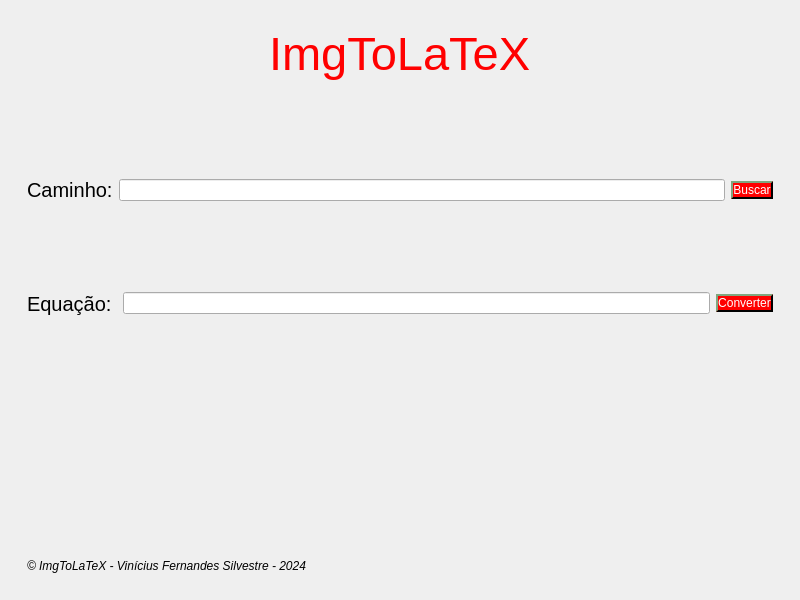
<?xml version="1.0" encoding="UTF-8"?>
<ui version="4.0">
 <class>MainWindow</class>
 <widget class="QMainWindow" name="MainWindow">
  <property name="geometry">
   <rect>
    <x>0</x>
    <y>0</y>
    <width>800</width>
    <height>600</height>
   </rect>
  </property>
  <property name="windowTitle">
   <string>MainWindow</string>
  </property>
  <property name="styleSheet">
   <string notr="true">background-color: white;

QLineEdit:{
	background-color: rgb(0, 79, 0);
	border-top: 2px solid rgb(127, 167, 127);
	border-left: 2px solid rgb(127, 167, 127);

	border-bottom: 2px solid rgb(0, 0, 0);
	border-right: 2px solid rgb(0, 0, 0);
}

QPushButton{
	background-color: rgb(0, 79, 0);

	border-top: 1.5px solid rgb(127, 167, 127);
	border-left: 1.5px solid rgb(127, 167, 127);

	border-bottom: 1.5px solid rgb(0, 0, 0);
	border-right: 1.5px solid rgb(0, 0, 0);

	
	font: 12pt &quot;Helvetica&quot;;
	text-align:center;
}</string>
  </property>
  <widget class="QWidget" name="centralwidget">
   <layout class="QGridLayout" name="gridLayout">
    <item row="0" column="0">
     <widget class="QWidget" name="widget" native="true">
      <layout class="QGridLayout" name="gridLayout_2">
       <item row="3" column="0">
        <widget class="QWidget" name="baixo" native="true">
         <layout class="QHBoxLayout" name="horizontalLayout_3">
          <item>
           <widget class="QLabel" name="label_2">
            <property name="font">
             <font>
              <pointsize>15</pointsize>
             </font>
            </property>
            <property name="text">
             <string>Equação: </string>
            </property>
           </widget>
          </item>
          <item>
           <widget class="QLineEdit" name="linha2"/>
          </item>
          <item>
           <widget class="QPushButton" name="convert">
            <property name="styleSheet">
             <string notr="true">background-color: red;
color: white </string>
            </property>
            <property name="text">
             <string>Converter</string>
            </property>
           </widget>
          </item>
         </layout>
        </widget>
       </item>
       <item row="1" column="0">
        <widget class="QWidget" name="header" native="true">
         <property name="styleSheet">
          <string notr="true">color: red;</string>
         </property>
         <layout class="QVBoxLayout" name="verticalLayout">
          <item alignment="Qt::AlignHCenter">
           <widget class="QLabel" name="label">
            <property name="font">
             <font>
              <pointsize>35</pointsize>
             </font>
            </property>
            <property name="text">
             <string>ImgToLaTeX</string>
            </property>
           </widget>
          </item>
          <item alignment="Qt::AlignHCenter">
           <widget class="QLabel" name="label_3">
            <property name="font">
             <font>
              <pointsize>23</pointsize>
             </font>
            </property>
            <property name="text">
             <string/>
            </property>
           </widget>
          </item>
         </layout>
        </widget>
       </item>
       <item row="4" column="0">
        <widget class="QWidget" name="equation" native="true"/>
       </item>
       <item row="2" column="0">
        <widget class="QWidget" name="bottom" native="true">
         <layout class="QHBoxLayout" name="horizontalLayout">
          <item alignment="Qt::AlignHCenter|Qt::AlignVCenter">
           <widget class="QLabel" name="path">
            <property name="font">
             <font>
              <pointsize>15</pointsize>
              <bold>false</bold>
             </font>
            </property>
            <property name="text">
             <string>Caminho:</string>
            </property>
           </widget>
          </item>
          <item>
           <widget class="QLineEdit" name="linha"/>
          </item>
          <item alignment="Qt::AlignRight">
           <widget class="QPushButton" name="pushButton">
            <property name="styleSheet">
             <string notr="true">background-color: red;
color: white </string>
            </property>
            <property name="text">
             <string>Buscar</string>
            </property>
           </widget>
          </item>
         </layout>
        </widget>
       </item>
       <item row="5" column="0">
        <widget class="QWidget" name="info" native="true">
         <layout class="QVBoxLayout" name="verticalLayout_2">
          <item alignment="Qt::AlignBottom">
           <widget class="QLabel" name="label_4">
            <property name="font">
             <font>
              <italic>true</italic>
              <bold>false</bold>
             </font>
            </property>
            <property name="text">
             <string>© ImgToLaTeX - Vinícius Fernandes Silvestre - 2024</string>
            </property>
           </widget>
          </item>
         </layout>
        </widget>
       </item>
      </layout>
     </widget>
    </item>
   </layout>
  </widget>
 </widget>
 <resources/>
 <connections/>
</ui>
